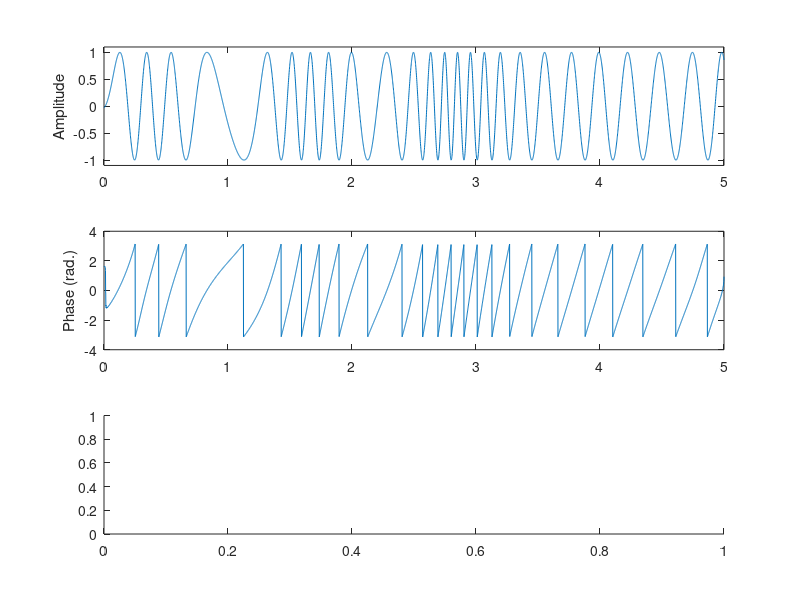

MATLAB code for this plot: (Note: this script raises an error after producing the figure.)
%% mikexcohen.com

%% simulate FM signal

% signal properties
srate = 1000;
time  = 0:1/srate:5;

% time series of instantaneous frequencies, which is created by
% interpolating a few random datapoints
freqTS = abs( interp1(linspace(time(1),time(end),10),10*rand(1,10),time,'spline') );

% this is the construction of a frequency-varying sine wave
centfreq = mean(freqTS);
k        = (centfreq/srate)*2*pi/centfreq;
signal   = sin(2*pi.*centfreq.*time + k*cumsum(freqTS-centfreq));

% hilbert transform of signal
hilsig = hilbert(signal);


% and plot!
figure(1), clf
subplot(311)
plot(time,signal)
ylabel('Amplitude')
set(gca,'ylim',[-1.1 1.1])

subplot(312)
plot(time,angle(hilsig))
ylabel('Phase (rad.)')

subplot(313)
freqslide = srate*diff(unwrap(angle(hilsig)))/(2*pi);
plot(time,freqslide)
hold on
plot(time,freqTS,'r')
set(gca,'ylim',[0 15])
legend({'Estimated';'Simulated'})

%% And now with real data and a median filter

load sampleEEGdata

data2use = squeeze(EEG.data(28,:,10));
freq2use = 10; % hz


% define convolution parameters
wavt  = -2:1/EEG.srate:2; % time vector for wavelet
nData = EEG.pnts;
nKern = length(wavt);
nConv = nData+nKern-1;
hwave = floor((length(wavt)-1)/2);

s = 8 / (2*pi*freq2use); % for gaussian
cmwX = fft( exp(1i*2*pi*freq2use*wavt) .* exp( -(wavt.^2)/(2*s^2) ) ,nConv);
cmwX = cmwX ./ max(cmwX);

as = ifft( fft(data2use,nConv) .* cmwX );
as = as(hwave+1:end-hwave);


figure(2), clf
subplot(311)
plot(EEG.times,data2use);
ylabel('Amplitude (\muV)')

subplot(312)
plot(EEG.times,angle(as))
ylabel('Phase angles (rad.)')

subplot(313)
freqslide = EEG.srate*diff(unwrap(angle(as)))/(2*pi);
plot(EEG.times(1:end-1),freqslide)
ylabel('Frequency (Hz)')
set(gca,'ylim',[freq2use*.75 freq2use*1.5])


%% now apply median filter

n_order = 10;
orders  = linspace(10,400,n_order)/2; 
orders  = round( orders/(1000/EEG.srate) );


phasedmed = zeros(length(orders),EEG.pnts);

for oi=1:n_order
    for ti=1:EEG.pnts
        
        %% use compiled fast_median if available
%         phasedmed(oi,ti) = fast_median(freqslide(max(ti-orders(oi),1):min(ti+orders(oi),EEG.pnts-1))');
        
        %% use 'manual median' otherwise
        temp = sort(freqslide(max(ti-orders(oi),1):min(ti+orders(oi),EEG.pnts-1)));
        phasedmed(oi,ti) = temp(floor(numel(temp)/2)+1);
        
    end
end

% the final step is to take the mean of medians
freqslideFilt = mean(phasedmed,1);

subplot(313)
hold on
plot(EEG.times,freqslideFilt,'r')

%%
